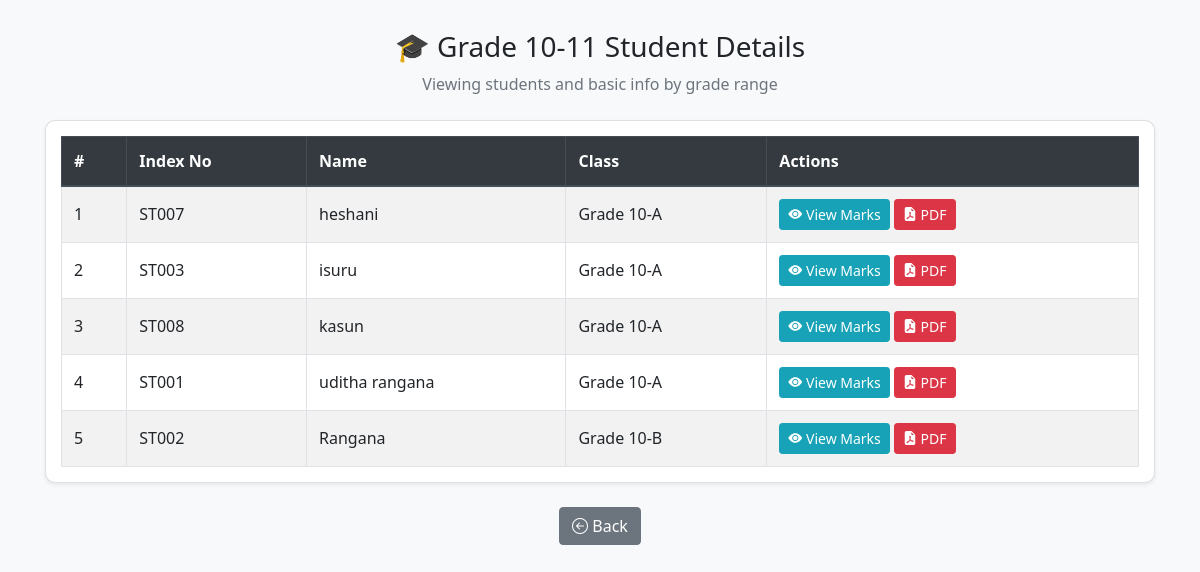
Page /principle/view_students.php?range=1-5 (signed in) on the committed database.
### tables this page shows
CREATE TABLE IF NOT EXISTS `students` (
  `id` int NOT NULL AUTO_INCREMENT,
  `index_no` varchar(20) NOT NULL,
  `name` varchar(100) NOT NULL,
  `class_id` int DEFAULT NULL,
  `category_1_sub` varchar(50) NOT NULL,
  `category_2_sub` varchar(50) NOT NULL,
  `category_3_sub` varchar(50) NOT NULL,
  `religion` varchar(50) NOT NULL,
  PRIMARY KEY (`id`),
  UNIQUE KEY `index_no` (`index_no`),
  KEY `class_id` (`class_id`)
);

CREATE TABLE IF NOT EXISTS `classes` (
  `id` int NOT NULL AUTO_INCREMENT,
  `name` varchar(50) NOT NULL,
  PRIMARY KEY (`id`)
);

### principle/view_students.php (the view, shortened to what this page needs)
<?php
include("../library/db_conn.php");
$range = $_GET['range'] ?? '6-15';
if ($range == '6-15'){
  $class_range = '6-9';
}
else{
  $class_range = '10-11';
}
[$minGrade, $maxGrade] = explode('-', $range);
$stmt = $conn->prepare("
    SELECT s.id, s.index_no, s.name, c.name AS class_name
    FROM students s
    JOIN classes c ON s.class_id = c.id
    WHERE c.id BETWEEN ? AND ?
    ORDER BY c.id ASC, s.name ASC
");
$stmt->bind_param("ii", $minGrade, $maxGrade);
$stmt->execute();
$students = $stmt->get_result();
?>
<!DOCTYPE html>
<html lang="en">
<head>
  <link rel="stylesheet" href="https://stackpath.bootstrapcdn.com/bootstrap/4.5.2/css/bootstrap.min.css">
  <link href="https://cdn.jsdelivr.net/npm/bootstrap-icons@1.10.3/font/bootstrap-icons.css" rel="stylesheet">
</head>
<body>
<div class="container">
  <div class="mb-4 text-center">
    <h3>🎓 Grade <?= $class_range ?> Student Details</h3>
    <p class="text-muted">Viewing students and basic info by grade range</p>
  </div>
  <div class="card shadow-sm">
    <div class="table-responsive">
      <table class="table table-striped table-bordered mb-0">
        <thead class="thead-dark">
          <tr>
            <th>#</th>
            <th>Index No</th>
            <th>Name</th>
            <th>Class</th>
            <th>Actions</th>
          </tr>
        </thead>
        <tbody>
        <?php if ($students->num_rows > 0): $i = 1; ?>
          <?php while ($row = $students->fetch_assoc()): ?>
            <tr>
              <td><?= $i++ ?></td>
              <td><?= htmlspecialchars($row['index_no']) ?></td>
              <td><?= htmlspecialchars($row['name']) ?></td>
              <td><?= htmlspecialchars($row['class_name']) ?></td>
              <td>
                <?php
                  if ($range == '6-15'){
                ?>
                <a href="view_student_marks_6to9.php?id=<?= $row['id'] ?>" class="btn btn-info btn-sm">
                  <i class="bi bi-eye-fill"></i> View Marks
                </a>
                <a href="generate_student_pdf_6to9.php?id=<?= $row['id'] ?>" class="btn btn-danger btn-sm">
                  <i class="bi bi-file-earmark-pdf-fill"></i> PDF
                </a>
                <?php }
                  else {
                ?>
                    <a href="view_student_marks.php?id=<?= $row['id'] ?>" class="btn btn-info btn-sm">
                      <i class="bi bi-eye-fill"></i> View Marks
                    </a>
                    <a href="generate_student_pdf.php?id=<?= $row['id'] ?>" class="btn btn-danger btn-sm">
                      <i class="bi bi-file-earmark-pdf-fill"></i> PDF
                    </a>
                <?php
                  }
                ?>
              </td>
            </tr>
          <?php endwhile; ?>
        <?php else: ?>
          <tr><td colspan="5" class="text-center text-muted">No students found in this range.</td></tr>
        <?php endif; ?>
        </tbody>
      </table>
    </div>
  </div>
  <div class="text-center mt-4">
    <a href="principal_dashboard.php" class="btn btn-secondary"><i class="bi bi-arrow-left-circle"></i> Back</a>
  </div>
</div>
</body>
</html>

### principle/view_students.php (style rules this page uses)
body { background: #f8f9fa; font-family: 'Segoe UI', sans-serif; }
.container { margin-top: 30px; }
.card { border-radius: 10px; padding: 15px; }
.table th, .table td { vertical-align: middle !important; }

### rows in the picture
students: index_no "ST007", name "heshani", class.name "Grade 10-A"
students: index_no "ST003", name "isuru", class.name "Grade 10-A"
students: index_no "ST008", name "kasun", class.name "Grade 10-A"
students: index_no "ST001", name "uditha rangana", class.name "Grade 10-A"
students: index_no "ST002", name "Rangana", class.name "Grade 10-B"

### other values in the picture
$class_range "10-11"
